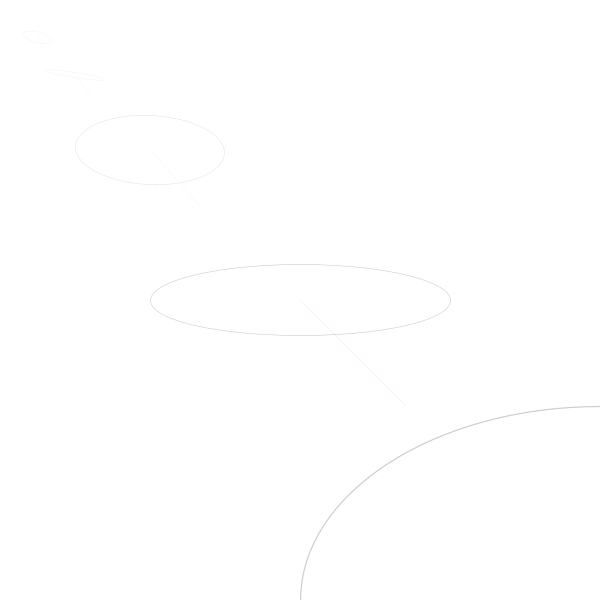
Frame 1 (no input)
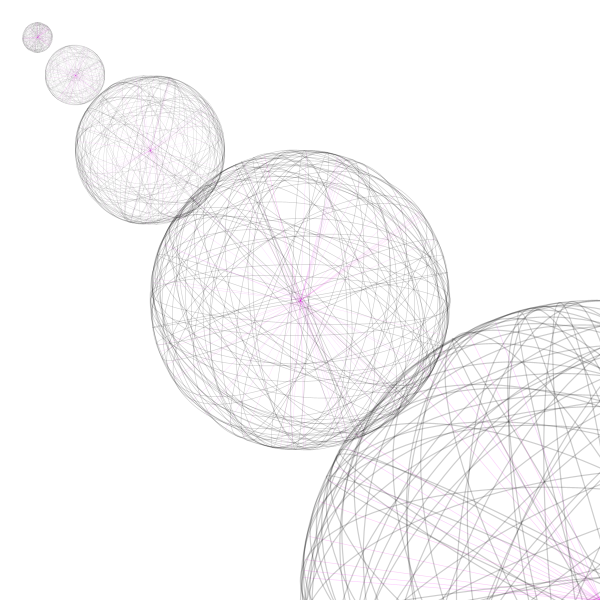
Frame 60 (the mouse pressed at the canvas centre just before this capture)
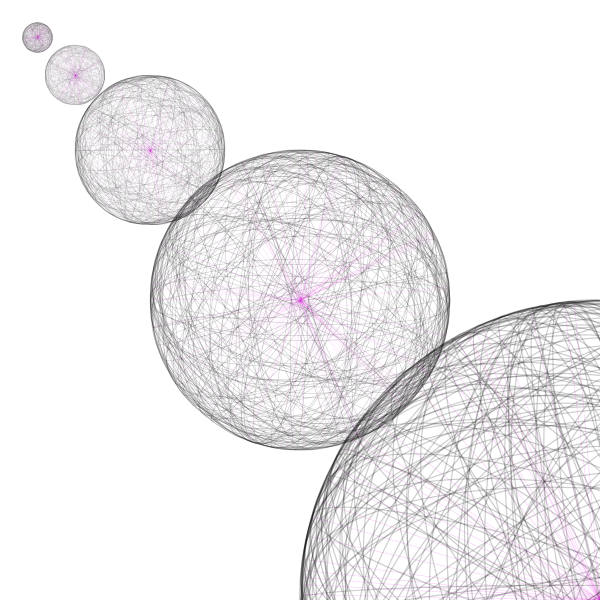
Frame 120 (the mouse held since frame 60 and released just before this capture)

The Processing sketch that drew these frames (run headless with seeded random() and noise(); from frame 60 on, the mouse is pressed at the canvas centre):

// Processing sketch: processing_52688
// ── processing_52688.pde

E myE;
E myE2;
E myE3;
E myE4;
E myE5;

float angle = 0;   
float aVelocity = 0;
float aAcceleration = 0.05;

void setup(){
  background(255);
  size(600,600);
  frameRate(15);
  myE = new E( 0, 0, 1, 600);
  myE2 = new E( 0, 0, 2, 300);
  myE3 = new E( 0, 0, 4, 150);
  myE4 = new E( 0, 0, 8, 60);
  myE5 = new E( 0, 0, 16, 30);
}

void draw(){
//  rectMode(CORNER);
//  noStroke();
//  fill(255, 10);
//  rect(0,0,width,height);

  myE.display();
  myE2.display();
  myE3.display();
  myE4.display();
  myE5.display();

}

class E {
  float x;
  float y;
  float t;
  float size;
  
  
  E( float tx, float ty, float tt, float tsize){
    x = tx;
    y = ty;
    t = tt;
    size = tsize;
    
  }
  
  void display(){
  
   pushMatrix();
   strokeWeight(size*0.002);
   noFill();

   stroke(0, 50);
   translate(width/t, height/t);
   rotate(angle);
   ellipse(x, y, size, random(size));
  
   strokeWeight(size*0.001);
   stroke(random(200,255), 0, random(200,255), 50);
   line(x, y, size*0.35, size*0.35);
   popMatrix();
        
   angle += aVelocity;
   aVelocity += aAcceleration;
  }
}
  
